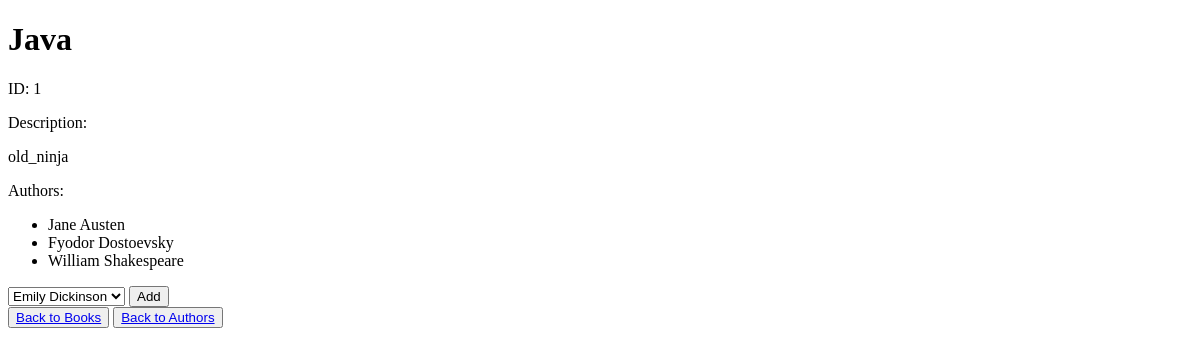
Page /books/1 on the earlier database version.
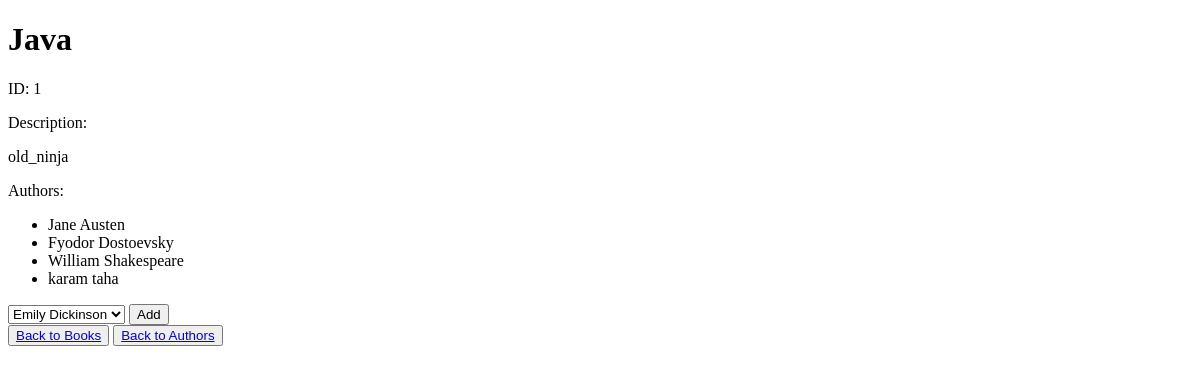
Same page on the later database version.
### books_authors_app/models.py (models this page shows)
class Author(models.Model):
    first_name = models.CharField(max_length=255)
    last_name = models.CharField(max_length=255)
    notes = models.TextField(default="")
    books = models.ManyToManyField(Book, related_name="authors")
    created_at = models.DateTimeField(auto_now_add=True)
    updated_at = models.DateTimeField(auto_now=True)

### books_authors_app/views.py (the view)
# urls.py: path('books/<int:id>',views.book_info),
def book_info(request, id):
    other_authors = []
    book = Book.objects.get(id=id)
    for author in Author.objects.all():
        if author not in book.authors.all():
            other_authors.append(author)
    context = {
        "authors": other_authors,
        "book": book
    }
    return render(request, 'book_info.html', context)

### books_authors_app/templates/book_info.html (shortened to what this page needs)
<!DOCTYPE html>
<html lang="en">
<head>
    {% load static %}
</head>
<body>
    <div>
        <h1>{{ book.title }}</h1>
        <p>ID: {{ book.id}}</p>
        <label for="">Description:</label>
        <p>{{ book.desc }}</p>
    </div>
    <div>
        <label for="">Authors:</label>
        <ul>
        {% for author in book.authors.all %}
        <li>{{ author.first_name }} {{ author.last_name }}</li>
        {% endfor %}
        </ul>
    </div>
    <div>
        <form action="/addauthortobook/{{ book.id }}" method="POST">
        <select name="author_id">
            {% for author in authors %}
            <option value="{{ author.id }}">
            {{author.first_name}} {{author.last_name}}</option>
            {% endfor %}
        </select>
        <button type="submit" class="btn btn-success">Add</button>
        </form>
    </div>
    <div>
        <button>
            <a href="/">Back to Books</a>
        </button>
        <button>
            <a href="/authors">Back to Authors</a>
        </button>
    </div>
</body>
</html>

Differences in the rows shown:
added Author: first_name "karam", last_name "taha"
